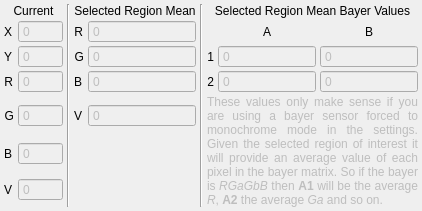
      <widget class="QWidget" name="infoTab">
       <property name="sizePolicy">
        <sizepolicy hsizetype="Preferred" vsizetype="Ignored">
         <horstretch>0</horstretch>
         <verstretch>0</verstretch>
        </sizepolicy>
       </property>
       <attribute name="title">
        <string>Info</string>
       </attribute>
       <layout class="QGridLayout" name="gridLayout_6">
        <property name="leftMargin">
         <number>4</number>
        </property>
        <property name="topMargin">
         <number>4</number>
        </property>
        <property name="rightMargin">
         <number>4</number>
        </property>
        <property name="bottomMargin">
         <number>4</number>
        </property>
        <property name="horizontalSpacing">
         <number>4</number>
        </property>
        <property name="verticalSpacing">
         <number>2</number>
        </property>
        <item row="1" column="4">
         <widget class="QLabel" name="label_8">
          <property name="sizePolicy">
           <sizepolicy hsizetype="Fixed" vsizetype="Preferred">
            <horstretch>0</horstretch>
            <verstretch>0</verstretch>
           </sizepolicy>
          </property>
          <property name="text">
           <string>R</string>
          </property>
          <property name="alignment">
           <set>Qt::AlignRight|Qt::AlignTrailing|Qt::AlignVCenter</set>
          </property>
         </widget>
        </item>
        <item row="3" column="7">
         <widget class="QLabel" name="label_15">
          <property name="sizePolicy">
           <sizepolicy hsizetype="Fixed" vsizetype="Preferred">
            <horstretch>0</horstretch>
            <verstretch>0</verstretch>
           </sizepolicy>
          </property>
          <property name="text">
           <string>2</string>
          </property>
          <property name="alignment">
           <set>Qt::AlignRight|Qt::AlignTrailing|Qt::AlignVCenter</set>
          </property>
         </widget>
        </item>
        <item row="6" column="1">
         <widget class="QSpinBox" name="currentV">
          <property name="enabled">
           <bool>false</bool>
          </property>
          <property name="readOnly">
           <bool>false</bool>
          </property>
          <property name="buttonSymbols">
           <enum>QAbstractSpinBox::NoButtons</enum>
          </property>
          <property name="maximum">
           <number>65536</number>
          </property>
         </widget>
        </item>
        <item row="0" column="4" colspan="2">
         <widget class="QLabel" name="label_7">
          <property name="sizePolicy">
           <sizepolicy hsizetype="Preferred" vsizetype="Fixed">
            <horstretch>0</horstretch>
            <verstretch>0</verstretch>
           </sizepolicy>
          </property>
          <property name="font">
           <font>
            <weight>50</weight>
            <bold>false</bold>
            <underline>false</underline>
           </font>
          </property>
          <property name="text">
           <string>Selected Region Mean</string>
          </property>
          <property name="alignment">
           <set>Qt::AlignCenter</set>
          </property>
         </widget>
        </item>
        <item row="1" column="1">
         <widget class="QSpinBox" name="currentX">
          <property name="enabled">
           <bool>false</bool>
          </property>
          <property name="frame">
           <bool>true</bool>
          </property>
          <property name="buttonSymbols">
           <enum>QAbstractSpinBox::NoButtons</enum>
          </property>
          <property name="minimum">
           <number>0</number>
          </property>
          <property name="maximum">
           <number>9999</number>
          </property>
         </widget>
        </item>
        <item row="2" column="5">
         <widget class="QSpinBox" name="regionG">
          <property name="enabled">
           <bool>false</bool>
          </property>
          <property name="buttonSymbols">
           <enum>QAbstractSpinBox::NoButtons</enum>
          </property>
          <property name="maximum">
           <number>65536</number>
          </property>
         </widget>
        </item>
        <item row="4" column="1">
         <widget class="QSpinBox" name="currentG">
          <property name="enabled">
           <bool>false</bool>
          </property>
          <property name="buttonSymbols">
           <enum>QAbstractSpinBox::NoButtons</enum>
          </property>
          <property name="maximum">
           <number>65536</number>
          </property>
         </widget>
        </item>
        <item row="5" column="1">
         <widget class="QSpinBox" name="currentB">
          <property name="enabled">
           <bool>false</bool>
          </property>
          <property name="buttonSymbols">
           <enum>QAbstractSpinBox::NoButtons</enum>
          </property>
          <property name="maximum">
           <number>65536</number>
          </property>
         </widget>
        </item>
        <item row="0" column="6" rowspan="7">
         <widget class="Line" name="line_5">
          <property name="orientation">
           <enum>Qt::Vertical</enum>
          </property>
         </widget>
        </item>
        <item row="1" column="0">
         <widget class="QLabel" name="label">
          <property name="sizePolicy">
           <sizepolicy hsizetype="Fixed" vsizetype="Preferred">
            <horstretch>0</horstretch>
            <verstretch>0</verstretch>
           </sizepolicy>
          </property>
          <property name="text">
           <string>X</string>
          </property>
          <property name="alignment">
           <set>Qt::AlignRight|Qt::AlignTrailing|Qt::AlignVCenter</set>
          </property>
         </widget>
        </item>
        <item row="5" column="0">
         <widget class="QLabel" name="label_5">
          <property name="sizePolicy">
           <sizepolicy hsizetype="Fixed" vsizetype="Preferred">
            <horstretch>0</horstretch>
            <verstretch>0</verstretch>
           </sizepolicy>
          </property>
          <property name="text">
           <string>B</string>
          </property>
          <property name="alignment">
           <set>Qt::AlignRight|Qt::AlignTrailing|Qt::AlignVCenter</set>
          </property>
         </widget>
        </item>
        <item row="3" column="8">
         <widget class="QSpinBox" name="bayer2">
          <property name="enabled">
           <bool>false</bool>
          </property>
          <property name="sizePolicy">
           <sizepolicy hsizetype="Minimum" vsizetype="Fixed">
            <horstretch>0</horstretch>
            <verstretch>0</verstretch>
           </sizepolicy>
          </property>
          <property name="buttonSymbols">
           <enum>QAbstractSpinBox::NoButtons</enum>
          </property>
          <property name="maximum">
           <number>65536</number>
          </property>
         </widget>
        </item>
        <item row="2" column="4">
         <widget class="QLabel" name="label_9">
          <property name="sizePolicy">
           <sizepolicy hsizetype="Fixed" vsizetype="Preferred">
            <horstretch>0</horstretch>
            <verstretch>0</verstretch>
           </sizepolicy>
          </property>
          <property name="text">
           <string>G</string>
          </property>
          <property name="alignment">
           <set>Qt::AlignRight|Qt::AlignTrailing|Qt::AlignVCenter</set>
          </property>
         </widget>
        </item>
        <item row="3" column="4">
         <widget class="QLabel" name="label_11">
          <property name="sizePolicy">
           <sizepolicy hsizetype="Fixed" vsizetype="Preferred">
            <horstretch>0</horstretch>
            <verstretch>0</verstretch>
           </sizepolicy>
          </property>
          <property name="text">
           <string>B</string>
          </property>
          <property name="alignment">
           <set>Qt::AlignRight|Qt::AlignTrailing|Qt::AlignVCenter</set>
          </property>
         </widget>
        </item>
        <item row="3" column="0">
         <widget class="QLabel" name="label_3">
          <property name="sizePolicy">
           <sizepolicy hsizetype="Fixed" vsizetype="Preferred">
            <horstretch>0</horstretch>
            <verstretch>0</verstretch>
           </sizepolicy>
          </property>
          <property name="text">
           <string>R</string>
          </property>
          <property name="alignment">
           <set>Qt::AlignRight|Qt::AlignTrailing|Qt::AlignVCenter</set>
          </property>
         </widget>
        </item>
        <item row="2" column="9">
         <widget class="QSpinBox" name="bayer1">
          <property name="enabled">
           <bool>false</bool>
          </property>
          <property name="buttonSymbols">
           <enum>QAbstractSpinBox::NoButtons</enum>
          </property>
          <property name="maximum">
           <number>65536</number>
          </property>
         </widget>
        </item>
        <item row="2" column="0">
         <widget class="QLabel" name="label_2">
          <property name="sizePolicy">
           <sizepolicy hsizetype="Fixed" vsizetype="Preferred">
            <horstretch>0</horstretch>
            <verstretch>0</verstretch>
           </sizepolicy>
          </property>
          <property name="text">
           <string>Y</string>
          </property>
          <property name="alignment">
           <set>Qt::AlignRight|Qt::AlignTrailing|Qt::AlignVCenter</set>
          </property>
         </widget>
        </item>
        <item row="4" column="4">
         <widget class="QLabel" name="label_12">
          <property name="sizePolicy">
           <sizepolicy hsizetype="Fixed" vsizetype="Preferred">
            <horstretch>0</horstretch>
            <verstretch>0</verstretch>
           </sizepolicy>
          </property>
          <property name="text">
           <string>V</string>
          </property>
          <property name="alignment">
           <set>Qt::AlignRight|Qt::AlignTrailing|Qt::AlignVCenter</set>
          </property>
         </widget>
        </item>
        <item row="0" column="7" colspan="3">
         <widget class="QLabel" name="label_13">
          <property name="sizePolicy">
           <sizepolicy hsizetype="Preferred" vsizetype="Fixed">
            <horstretch>0</horstretch>
            <verstretch>0</verstretch>
           </sizepolicy>
          </property>
          <property name="font">
           <font>
            <weight>50</weight>
            <bold>false</bold>
            <underline>false</underline>
           </font>
          </property>
          <property name="text">
           <string>Selected Region Mean Bayer Values</string>
          </property>
          <property name="alignment">
           <set>Qt::AlignCenter</set>
          </property>
         </widget>
        </item>
        <item row="2" column="8">
         <widget class="QSpinBox" name="bayer0">
          <property name="enabled">
           <bool>false</bool>
          </property>
          <property name="sizePolicy">
           <sizepolicy hsizetype="Minimum" vsizetype="Fixed">
            <horstretch>0</horstretch>
            <verstretch>0</verstretch>
           </sizepolicy>
          </property>
          <property name="buttonSymbols">
           <enum>QAbstractSpinBox::NoButtons</enum>
          </property>
          <property name="maximum">
           <number>65536</number>
          </property>
         </widget>
        </item>
        <item row="1" column="8">
         <widget class="QLabel" name="label_18">
          <property name="text">
           <string>A</string>
          </property>
          <property name="alignment">
           <set>Qt::AlignCenter</set>
          </property>
         </widget>
        </item>
        <item row="4" column="5">
         <widget class="QSpinBox" name="regionV">
          <property name="enabled">
           <bool>false</bool>
          </property>
          <property name="buttonSymbols">
           <enum>QAbstractSpinBox::NoButtons</enum>
          </property>
          <property name="maximum">
           <number>65536</number>
          </property>
         </widget>
        </item>
        <item row="2" column="7">
         <widget class="QLabel" name="label_14">
          <property name="sizePolicy">
           <sizepolicy hsizetype="Fixed" vsizetype="Preferred">
            <horstretch>0</horstretch>
            <verstretch>0</verstretch>
           </sizepolicy>
          </property>
          <property name="text">
           <string>1</string>
          </property>
          <property name="alignment">
           <set>Qt::AlignRight|Qt::AlignTrailing|Qt::AlignVCenter</set>
          </property>
         </widget>
        </item>
        <item row="0" column="2" rowspan="7">
         <widget class="Line" name="line_4">
          <property name="orientation">
           <enum>Qt::Vertical</enum>
          </property>
         </widget>
        </item>
        <item row="3" column="9">
         <widget class="QSpinBox" name="bayer3">
          <property name="enabled">
           <bool>false</bool>
          </property>
          <property name="buttonSymbols">
           <enum>QAbstractSpinBox::NoButtons</enum>
          </property>
          <property name="maximum">
           <number>65536</number>
          </property>
         </widget>
        </item>
        <item row="3" column="5">
         <widget class="QSpinBox" name="regionB">
          <property name="enabled">
           <bool>false</bool>
          </property>
          <property name="buttonSymbols">
           <enum>QAbstractSpinBox::NoButtons</enum>
          </property>
          <property name="maximum">
           <number>65536</number>
          </property>
         </widget>
        </item>
        <item row="3" column="1">
         <widget class="QSpinBox" name="currentR">
          <property name="enabled">
           <bool>false</bool>
          </property>
          <property name="buttonSymbols">
           <enum>QAbstractSpinBox::NoButtons</enum>
          </property>
          <property name="maximum">
           <number>65536</number>
          </property>
         </widget>
        </item>
        <item row="4" column="0">
         <widget class="QLabel" name="label_4">
          <property name="sizePolicy">
           <sizepolicy hsizetype="Fixed" vsizetype="Preferred">
            <horstretch>0</horstretch>
            <verstretch>0</verstretch>
           </sizepolicy>
          </property>
          <property name="text">
           <string>G</string>
          </property>
          <property name="alignment">
           <set>Qt::AlignRight|Qt::AlignTrailing|Qt::AlignVCenter</set>
          </property>
         </widget>
        </item>
        <item row="1" column="9">
         <widget class="QLabel" name="label_19">
          <property name="text">
           <string>B</string>
          </property>
          <property name="alignment">
           <set>Qt::AlignCenter</set>
          </property>
         </widget>
        </item>
        <item row="6" column="0">
         <widget class="QLabel" name="label_10">
          <property name="sizePolicy">
           <sizepolicy hsizetype="Fixed" vsizetype="Preferred">
            <horstretch>0</horstretch>
            <verstretch>0</verstretch>
           </sizepolicy>
          </property>
          <property name="text">
           <string>V</string>
          </property>
          <property name="alignment">
           <set>Qt::AlignRight|Qt::AlignTrailing|Qt::AlignVCenter</set>
          </property>
         </widget>
        </item>
        <item row="2" column="1">
         <widget class="QSpinBox" name="currentY">
          <property name="enabled">
           <bool>false</bool>
          </property>
          <property name="buttonSymbols">
           <enum>QAbstractSpinBox::NoButtons</enum>
          </property>
          <property name="minimum">
           <number>0</number>
          </property>
          <property name="maximum">
           <number>9999</number>
          </property>
         </widget>
        </item>
        <item row="0" column="0" colspan="2">
         <widget class="QLabel" name="currentLabel">
          <property name="sizePolicy">
           <sizepolicy hsizetype="Preferred" vsizetype="Fixed">
            <horstretch>0</horstretch>
            <verstretch>0</verstretch>
           </sizepolicy>
          </property>
          <property name="font">
           <font>
            <weight>50</weight>
            <bold>false</bold>
            <underline>false</underline>
           </font>
          </property>
          <property name="text">
           <string>Current</string>
          </property>
          <property name="alignment">
           <set>Qt::AlignCenter</set>
          </property>
         </widget>
        </item>
        <item row="1" column="5">
         <widget class="QSpinBox" name="regionR">
          <property name="enabled">
           <bool>false</bool>
          </property>
          <property name="buttonSymbols">
           <enum>QAbstractSpinBox::NoButtons</enum>
          </property>
          <property name="maximum">
           <number>65536</number>
          </property>
         </widget>
        </item>
        <item row="4" column="7" rowspan="3" colspan="3">
         <widget class="QLabel" name="descriptionLabel">
          <property name="enabled">
           <bool>false</bool>
          </property>
          <property name="text">
           <string>&lt;html&gt;&lt;head/&gt;&lt;body&gt;&lt;p&gt;These values only make sense if you are using a bayer sensor forced to monochrome mode in the settings. Given the selected region of interest it will provide an average value of each pixel in the bayer matrix. So if the bayer is &lt;span style=&quot; font-style:italic;&quot;&gt;RGaGbB&lt;/span&gt; then &lt;span style=&quot; font-weight:600;&quot;&gt;A1&lt;/span&gt; will be the average &lt;span style=&quot; font-style:italic;&quot;&gt;R&lt;/span&gt;, &lt;span style=&quot; font-weight:600;&quot;&gt;A2&lt;/span&gt; the average &lt;span style=&quot; font-style:italic;&quot;&gt;Ga&lt;/span&gt; and so on.&lt;/p&gt;&lt;/body&gt;&lt;/html&gt;</string>
          </property>
          <property name="textFormat">
           <enum>Qt::AutoText</enum>
          </property>
          <property name="alignment">
           <set>Qt::AlignJustify|Qt::AlignTop</set>
          </property>
          <property name="wordWrap">
           <bool>true</bool>
          </property>
         </widget>
        </item>
        <item row="7" column="1">
         <spacer name="verticalSpacer_4">
          <property name="orientation">
           <enum>Qt::Vertical</enum>
          </property>
          <property name="sizeHint" stdset="0">
           <size>
            <width>20</width>
            <height>0</height>
           </size>
          </property>
         </spacer>
        </item>
       </layout>
      </widget>
